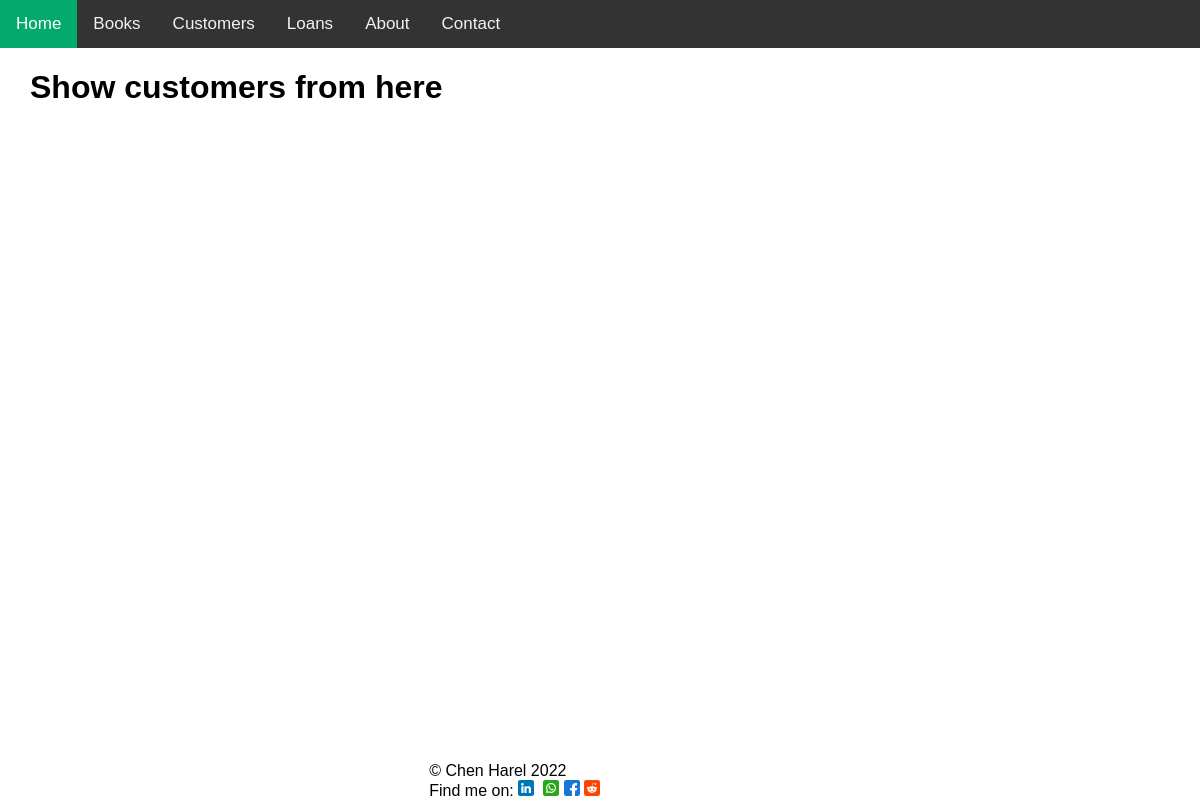
The page /customers/showAllCustomers on the database as committed earlier.
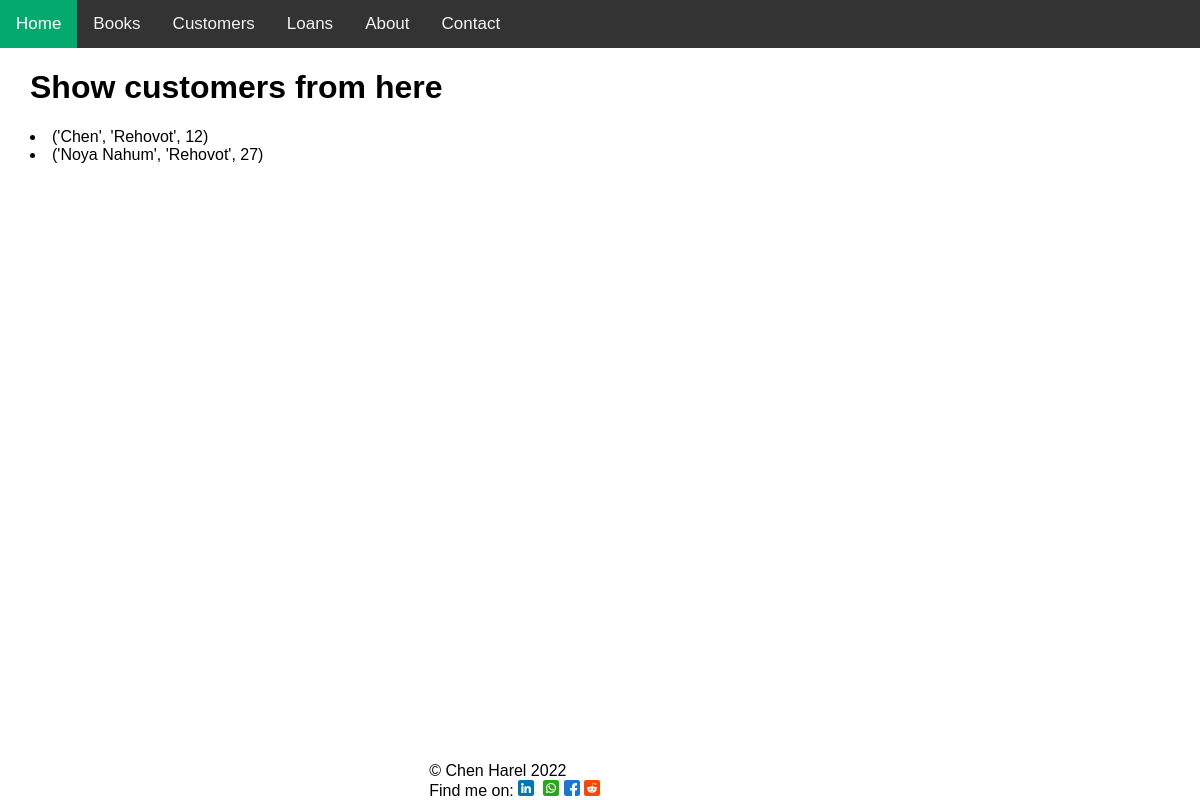
The same page on the database as committed later.
### tables this page shows
CREATE TABLE customers (cusName text, cusCity text, cusAge int);

### app.py (the view)
@app.route("/customers/showAllCustomers", methods=['GET', 'POST'])
def showAllCustomers():
    return myCustomers.Customer.showAllCustomers(myCustomers)

### tools/customers.py (called while the page is built)
    def showAllCustomers(self):
        if request.method=='POST':
            pass
        sqlCustomers = '''SELECT * FROM customers'''
        cur.execute(sqlCustomers)
        customers = cur.fetchall()
        return render_template("/customers/showAllCustomers.html", customers=customers)

### templates/customers/showAllCustomers.html
{%extends 'layout.html'%}
{%block header%}{{super()}}{%endblock%}
{%block content%}
<h1 class="pushLeft">Show customers from here</h1>
<div class="pushLeft">
    {%for customer in customers%}
    <li>{{customer}}</li>
    {%endfor%}
</div>
{%endblock%}
{%block footer%}{{super()}}{%endblock%}

Rows that differ between the two databases and show on the page:
added customers: customer "('Chen', 'Rehovot', 12)"
added customers: customer "('Noya Nahum', 'Rehovot', 27)"
